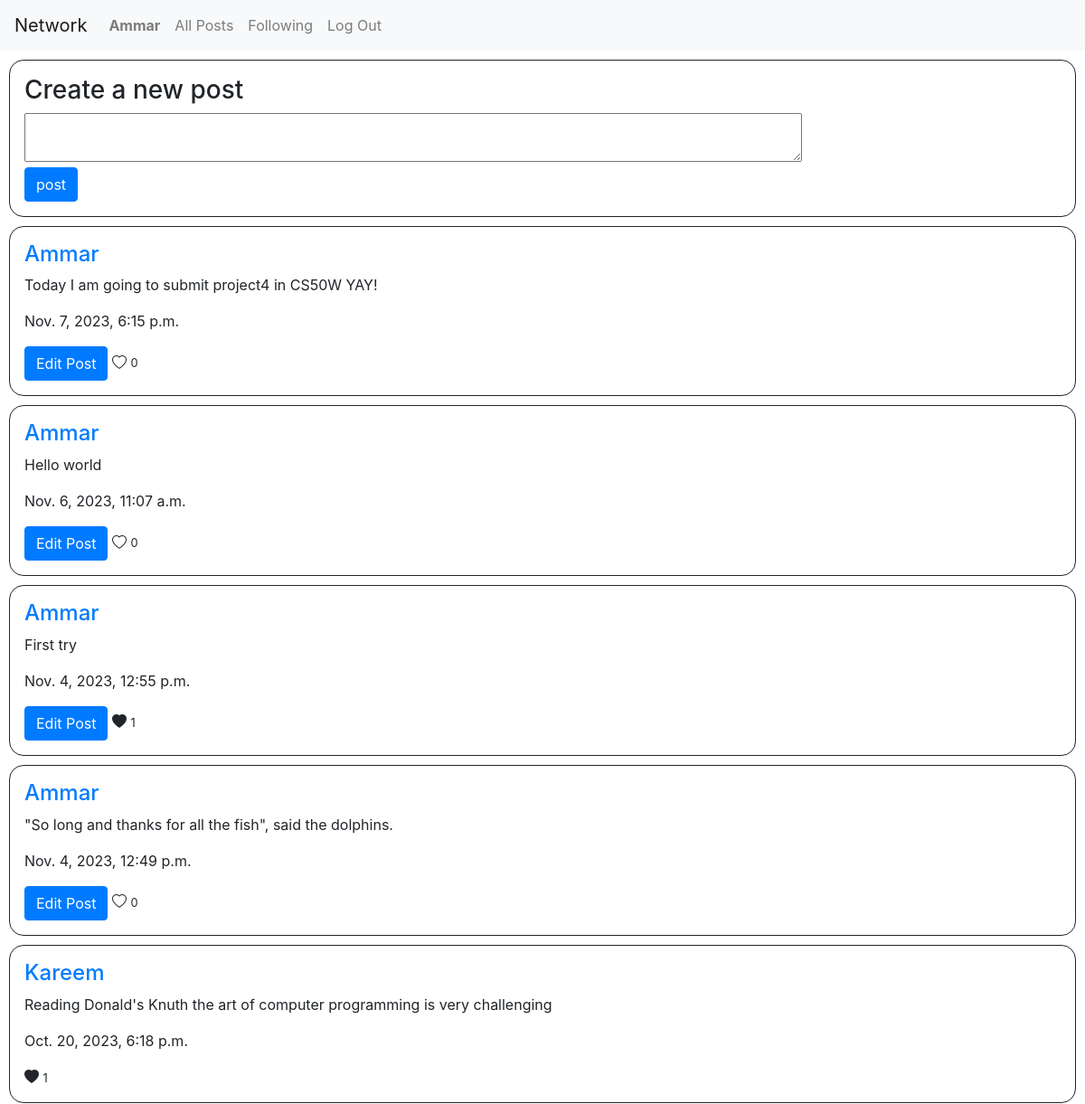
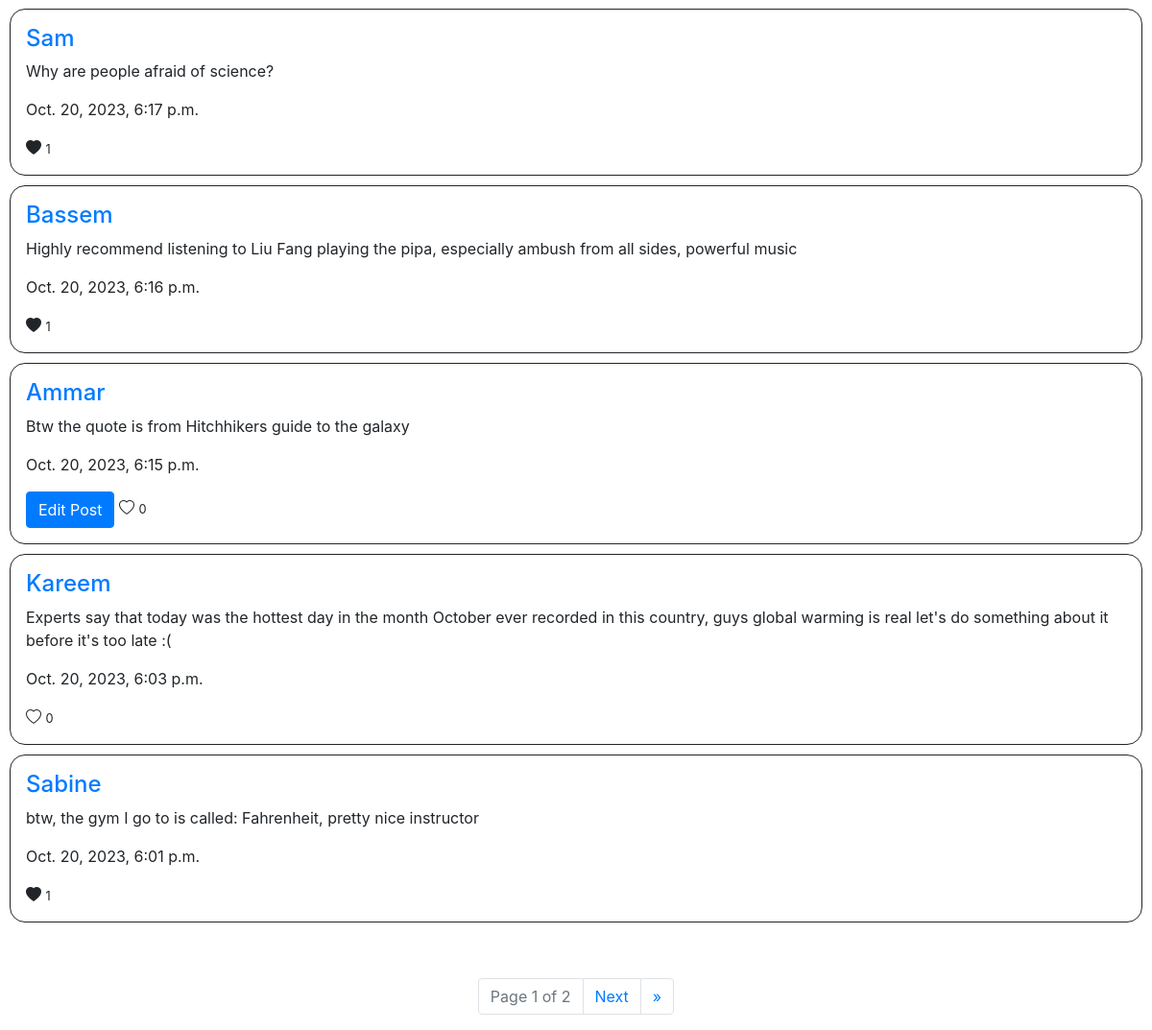
/ (signed in), run on the app's committed database (2 pictures, top to bottom).
### network/models.py (models this page shows)
class User(AbstractUser):
    follow = models.ManyToManyField('self', symmetrical = False ,related_name="followers")

class Post(models.Model):
    content = models.CharField(max_length = 256)
    user = models.ForeignKey(User, on_delete=models.CASCADE,related_name="Posts")
    time = models.DateTimeField()
    likes = models.ManyToManyField(User, related_name = "liked_posts", blank=True)

### network/views.py (the view)
# urls.py: path("", views.index, name="index"),
def index(request):
    posts = Post.objects.all().order_by('time').reverse()
    p = Paginator(posts, 10)
    page = request.GET.get("page")
    pst = p.get_page(page)
    return render(request, "network/index.html", {
        "posts":pst
    })

### network/templates/network/index.html (shortened to what this page needs)
{% extends "network/layout.html" %}
{% load static %}
{% block body %}
    <div id = "post" style="border: 1px solid; padding: 16px; margin: 10px; border-radius: 16px;">
        <h3>Create a new post</h3>
        <form action="{% url 'post'%}" method="POST">
            <textarea name="newpost" id = "newpost" class = "w-75"></textarea>
            <br>
            <input type="submit" value = "post" class="btn btn-primary">
        </form>
    </div>
        {% for p in posts %}
            <div class = "post" data-id="{{ p.id }}" id = "posts" data-post = "{{ p.id }}"  style="border: 1px solid; padding: 16px; margin: 10px; border-radius: 16px;">
                <a href="{%url 'profile' p.user.username%}"><h4>{{p.user}}</h4></a>
                <p>{{p.content}}</p>
                <p>{{p.time}}</p>
                {%if p.user.username == user.username%}
                    <a class = "btn btn-primary" style="color: white;" href = "{% url 'edit' p.id%}">Edit Post</a>
                {%endif%}
                <button class="like-button custom" data-id="{{ p.id }}">
                    {%if user in p.likes.all%}
                        <i class="bi bi-heart-fill"></i>
                    {%else%}
                        <i class="bi bi-heart"></i>
                    {%endif%}
                </button>
                <small class = "counter">{{p.likes.count}}</small>
            </div>
        {% empty %}
            <p>No posts</p>
        {% endfor %}
        <div id = "pages">
            <br>
            <nav aria-label="Page navigation example">
                <ul class="pagination justify-content-center">
                <li class="page-item disabled" ><a class="page-link" href="#">Page {{posts.number}} of {{posts.paginator.num_pages}}</a></li>
                {%if posts.has_next%}</li>
                    <li class="page-item" ><a class="page-link" href="?page={{posts.next_page_number}}">Next</a></li>
                    <li class="page-item" ><a class="page-link" href="?page={{posts.paginator.num_pages}}">&raquo</a></li>
                {%endif%}
                </ul>
            </nav>
        </div>
{% endblock %}

### network/templates/network/layout.html (shortened to what this page needs)
{% load static %}
<!DOCTYPE html>
<html lang="en">
    <head>
        <link rel="stylesheet" href="https://stackpath.bootstrapcdn.com/bootstrap/4.4.1/css/bootstrap.min.css">
        <link href="{% static 'network/styles.css' %}" rel="stylesheet">
    <link rel="stylesheet" href="https://cdn.jsdelivr.net/npm/bootstrap-icons@1.3.0/font/bootstrap-icons.css">
    </head>
    <body>
        <nav class="navbar navbar-expand-lg navbar-light bg-light">
            <a class="navbar-brand" href="#">Network</a>
            <div>
              <ul class="navbar-nav mr-auto">
                {% if user.is_authenticated %}
                    <li class="nav-item">
                        <a class="nav-link" href="#"><strong>{{ user.username }}</strong></a>
                    </li>
                {% endif %}
                <li class="nav-item">
                  <a class="nav-link" href="{% url 'index' %}">All Posts</a>
                </li>
                {% if user.is_authenticated %}
                    <li class="nav-item">
                        <a class="nav-link" href="{%url 'following' %}">Following</a>
                    </li>
                    <li class="nav-item">
                        <a class="nav-link" href="{% url 'logout' %}">Log Out</a>
                    </li>
                {% endif %}
              </ul>
            </div>
          </nav>
        <div class="body">
            {% block body %}
            {% endblock %}
        </div>
    </body>
</html>

### network/templates/network/layout.html (style rules this page uses)
.custom { background: none; border: none; padding: 0; cursor: pointer; font-size: inherit; color: inherit; text-align: inherit; }

### data on the page
User: username "Ammar"
Post: user "Ammar", content "Today I am going to submit project4 in CS50W YAY!", time "Nov. 7, 2023, 6:15 p.m.", shows "Edit Post", likes.count "0"
Post: user "Ammar", content "Hello world", time "Nov. 6, 2023, 11:07 a.m.", shows "Edit Post", likes.count "0"
Post: user "Ammar", content "First try", time "Nov. 4, 2023, 12:55 p.m.", shows "Edit Post", likes.count "1"
Post: user "Ammar", content "\"So long and thanks for all the fish\", said the dolphins.", time "Nov. 4, 2023, 12:49 p.m.", shows "Edit Post", likes.count "0"
Post: user "Kareem", content "Reading Donald's Knuth the art of computer programming is very challenging", time "Oct. 20, 2023, 6:18 p.m.", likes.count "1"
Post: user "Sam", content "Why are people afraid of science?", time "Oct. 20, 2023, 6:17 p.m.", likes.count "1"
Post: user "Bassem", content "Highly recommend listening to Liu Fang playing the pipa, especially ambush from all sides, powerful music", time "Oct. 20, 2023, 6:16 p.m.", likes.count "1"
Post: user "Ammar", content "Btw the quote is from Hitchhikers guide to the galaxy", time "Oct. 20, 2023, 6:15 p.m.", shows "Edit Post", likes.count "0"
Post: user "Kareem", content "Experts say that today was the hottest day in the month October ever recorded in this country, guys global warming is real let's do something about it before it's too late :(", time "Oct. 20, 2023, 6:03 p.m.", likes.count "0"
Post: user "Sabine", content "btw, the gym I go to is called: Fahrenheit, pretty nice instructor", time "Oct. 20, 2023, 6:01 p.m.", likes.count "1"

### other printed values
{{ posts.number }} "1"
{{ posts.paginator.num_pages }} "2"
